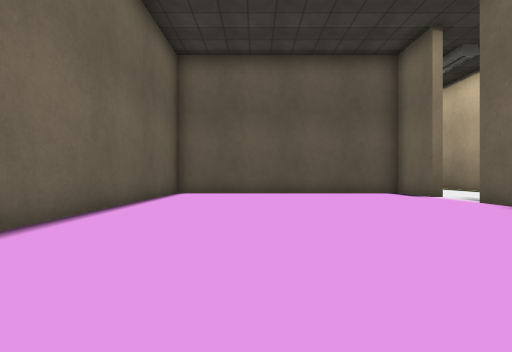
view 1 (above)

19 first-person views from a walk through a scene from a Unity 3-D project. The camera is 0.61 m above the floor, looks level and sees 85° across. Doors are open. The floor is counted in squares, 1 m on a side. Each view is taken from the middle of a square. On the plan, view 1 faces up. The plan holds only what a view shows up to about 9 squares ahead; the rest is blank. The place goes on beyond the plan. The player is left out. Some animated figures are left out. Some surface patterns are stand-ins.

view 2
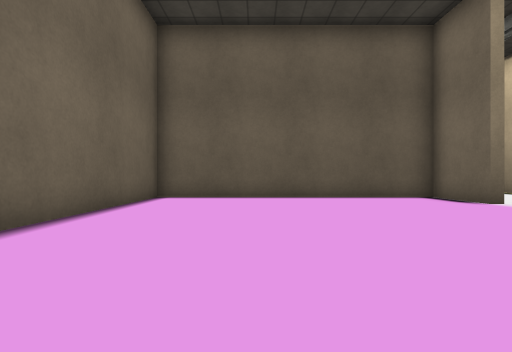

view 3
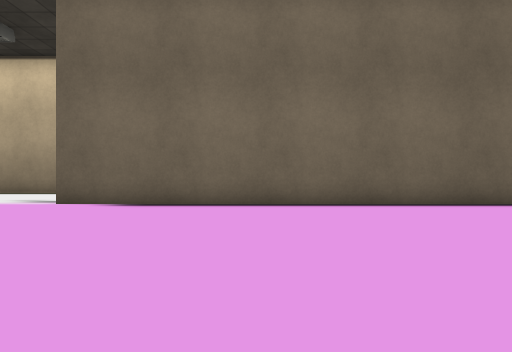

view 4
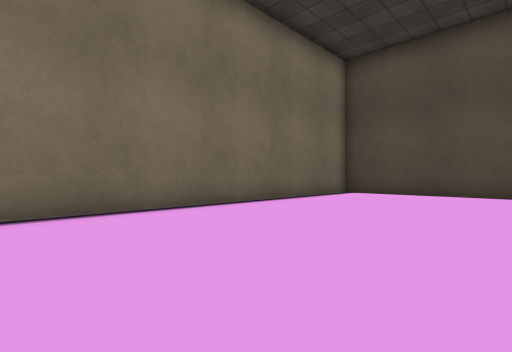

view 5
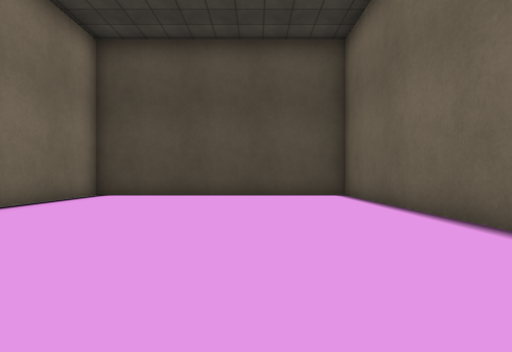

view 6
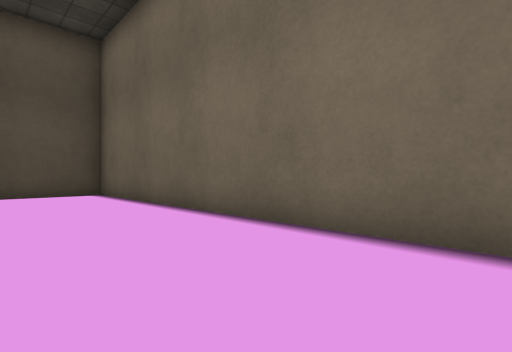

view 7
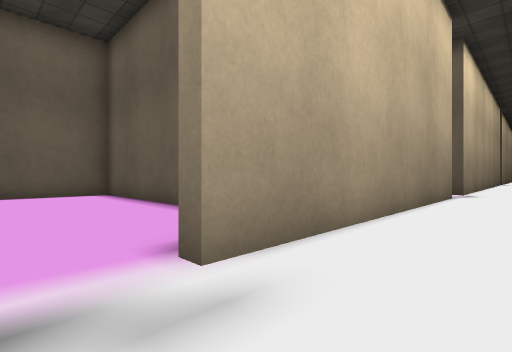

view 8
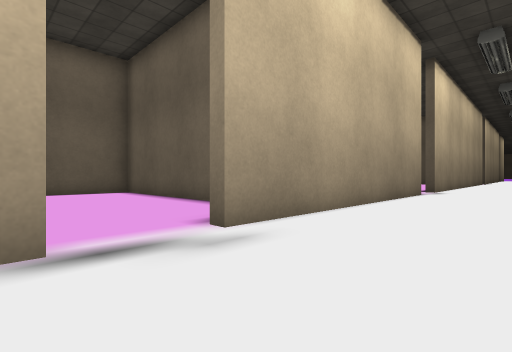

view 9
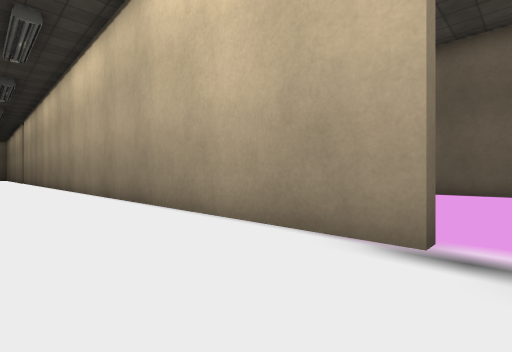

view 10
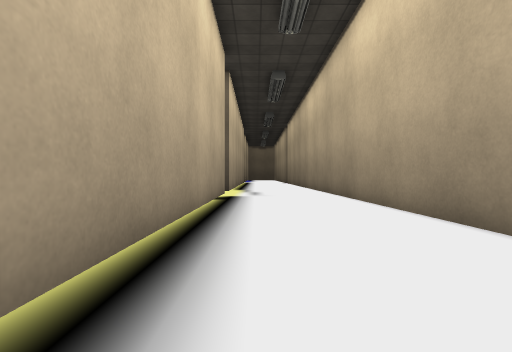

view 11
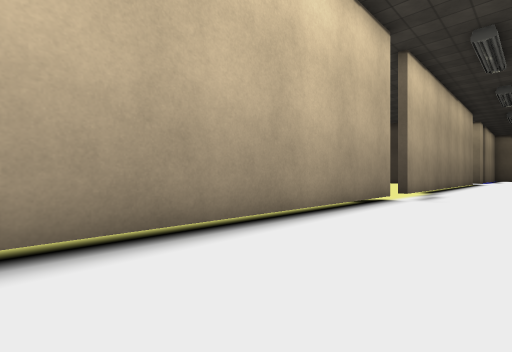

view 12
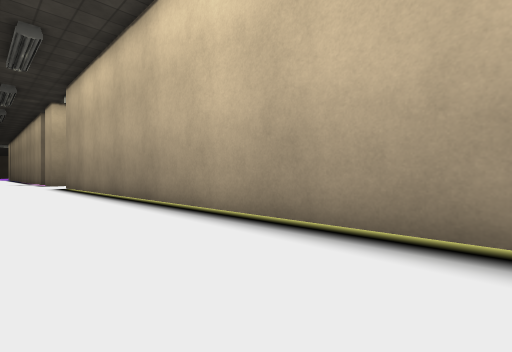

view 13
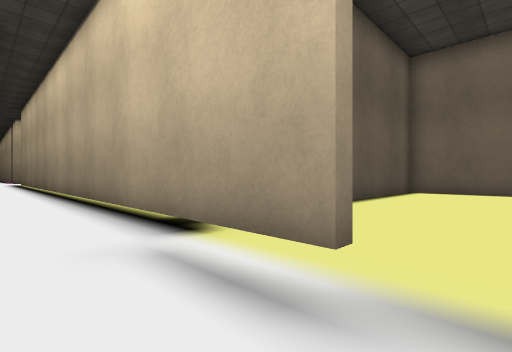

view 14
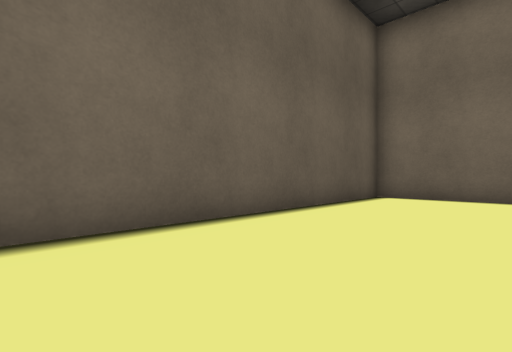

view 15
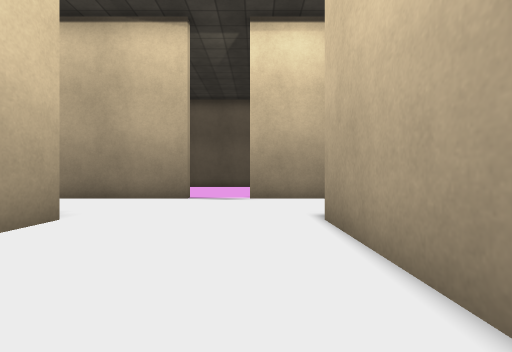

view 16
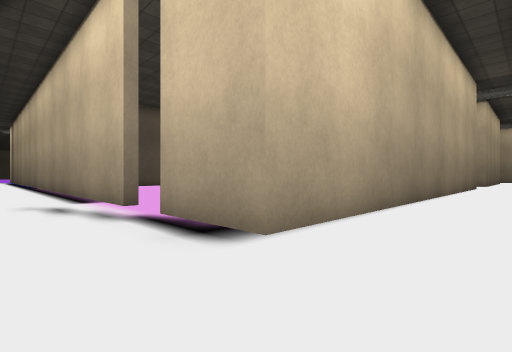

view 17
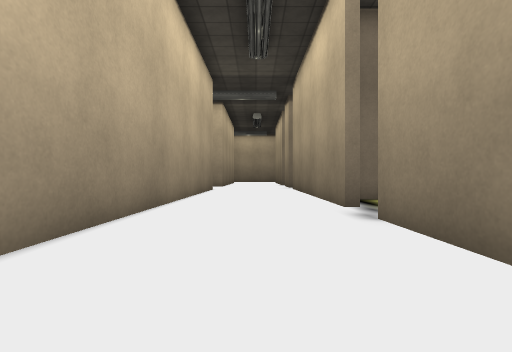

view 18
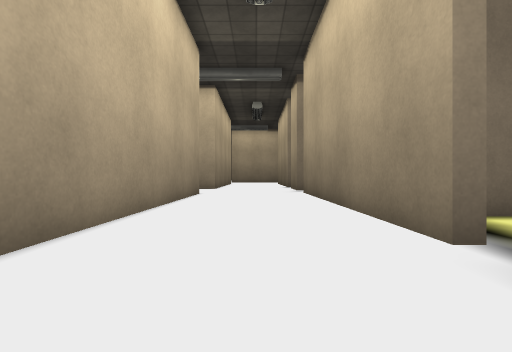

view 19
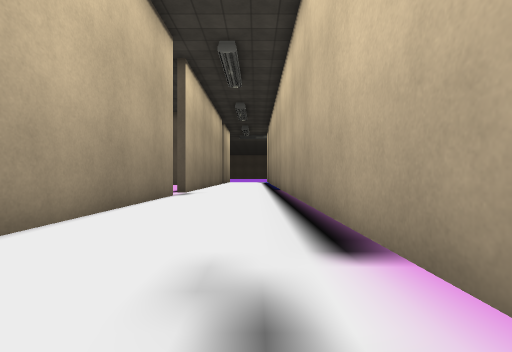

### Floor plan
Points are (right, up) in squares from view 1. A wall is a line through its corners. A room is listed if a view was taken in it or the views show most of it. See-through windows are left out.
Room 1 (views 1, 2, 3, 4, 5, 6)
walls: (-2.8, 0.9) (-2.8, -8.9) (5.1, -8.9) (5.1, 6.4); (5.1, 8.1) (5.1, 10) (-2.8, 10) (-2.8, 3)
ways out: open door at (5, 7.5) to room 2
Room 2 (views 7, 8, 9, 10, 11, 12, 13, 15, 16, 17, 18, 19)
walls: (9, 15.3) (10.1, 15.3); (5.4, 16.2) (5.4, 8.1); (12.9, 15.3) (15, 15.3); (5.4, 6.4) (5.4, -7); (5.4, 19.9) (5.4, 17.7); (16.5, 15.3) (23, 15.3); (9.1, 22.9) (9.1, 31); (22.9, 19) (9.1, 19) (9.1, 21.4); (5.4, 30.7) (5.4, 24.7); (9.1, -7.8) (9.1, 8.6)
ways out: open door at (5, 7.5) to room 1; open door at (9, -8.5) to room 3; open door at (5, 17); open door at (5, 31.5); open door at (9, 22.5); open door at (15.5, 15)
Room 3 (view 14)
walls: (18.2, -8.8) (18.2, -5.7) (10.1, -5.7)
ways out: open door at (9, -8.5) to room 2

Positions as (right, up) in squares from view 1, and headings:
1: (0, 0), facing up
2: (0, 2), facing up
3: (-1, 2), facing right
4: (0, 1), facing down-right
5: (0, 0), facing down
6: (0, 1), facing down-left
7: (7, 7), facing up-left
8: (8, 6), facing up-left
9: (8, 7), facing down-left
10: (8, 2), facing down
11: (6, 1), facing down-right
12: (6, -1), facing up-right
13: (7, -9), facing up-right
14: (10, -9), facing up-right
15: (13, 18), facing left
16: (7, 17), facing up-right
17: (11, 17), facing right
18: (14, 17), facing right
19: (8, 22), facing up
